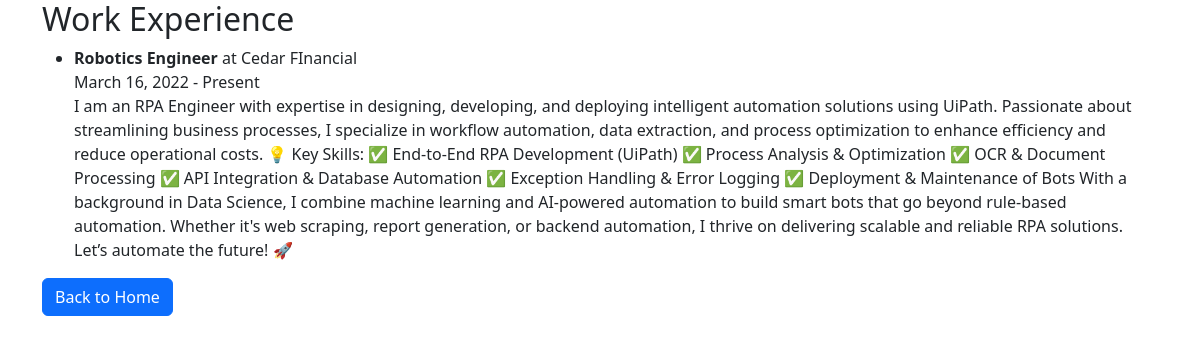
The app's page /experience/ with its own data.
### polls/models.py (models this page shows, shortened)
class Experience(models.Model):
    company = models.CharField(max_length=200)
    position = models.CharField(max_length=200)
    start_date = models.DateField()
    end_date = models.DateField(null=True, blank=True)
    description = models.TextField()

### polls/views.py (the view)
# urls.py: path('experience/', views.experience, name='experience'),
def experience(request):
    experiences = Experience.objects.all()
    return render(request, 'experience.html', {'experiences': experiences})

### polls/templates/experience.html (shortened to what this page needs)
<!DOCTYPE html>
<html lang="en">
<head>
    <link href="https://cdn.jsdelivr.net/npm/bootstrap@5.3.0/dist/css/bootstrap.min.css" rel="stylesheet">
</head>
<body>
    <div class="container">
        <h2>Work Experience</h2>
        <ul>
            {% for experience in experiences %}
                <li>
                    <strong>{{ experience.position }}</strong> at {{ experience.company }}<br>
                    {{ experience.start_date }} - {{ experience.end_date|default:"Present" }}<br>
                    {{ experience.description }}
                </li>
            {% endfor %}
        </ul>
        <a href="{% url 'home' %}" class="btn btn-primary">Back to Home</a>
    </div>
</body>
</html>

### records on screen
Experience: position "Robotics Engineer", company "Cedar FInancial", start_date "March 16, 2022", end_date "Present", description "I am an RPA Engineer with expertise in designing, developing, and deploying intelligent automation solutions using UiPath. Passionate about streamlining business processes, I specialize in workflow automation, data extraction, and process optimization to enhance efficiency and reduce operational costs. 💡 Key Skills: ✅ End-to-End RPA Development (UiPath) ✅ Process Analysis & Optimization ✅ OCR & Document Processing ✅ API Integration & Database Automation ✅ Exception Handling & Error Logging ✅ Deployment & Maintenance of Bots With a background in Data Science, I combine machine learning and AI-powered automation to build smart bots that go beyond rule-based automation. Whether it's web…"
